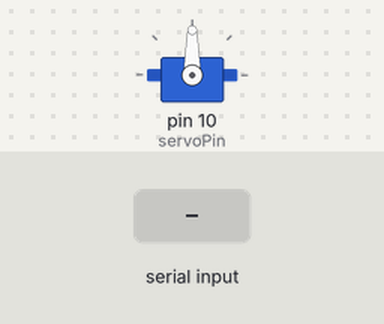
This sketch was run on a simulated Arduino Uno, built with avr-gcc and run on an emulated ATmega328P. On the bench: servo. Inputs (shaded band) come from the test bench. What the sketch prints to the serial monitor is not drawn.

Above: at 1.2 s.
1.3 s: "i" received over Serial
At 2.3 s:
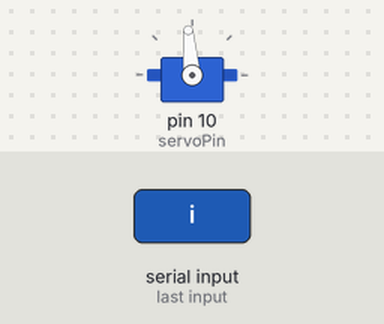
2.8 s: "i" received over Serial
At 3.5 s:
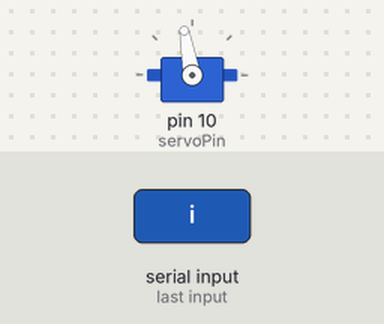
4.3 s: "d" received over Serial
At 4.6 s:
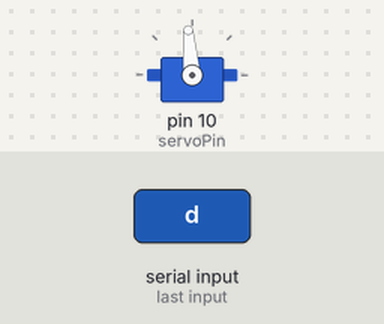
Timing chart, 0 to 7.3 s (numbered marks = the images above; inputs shaded):
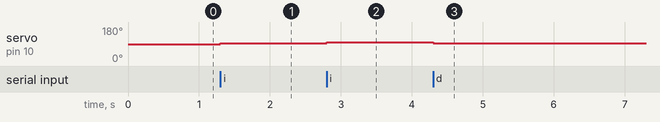

The sketch:

fork_lift_servo_test.ino
```cpp
#include <Servo.h>

// 서보모터 객체 생성
Servo myServo;

// 서보모터 제어 핀 정의
const int servoPin = 10;
int angle = 90;  // 서보모터 초기 각도 설정

// 설정 함수
void setup() {
  // 서보모터 핀 연결
  myServo.attach(servoPin);
  myServo.write(angle); // 초기 각도 설정
  // 시리얼 통신 시작
  Serial.begin(9600);
  Serial.println("서보모터 제어 시작: 'i' - 각도 증가, 'd' - 각도 감소, 's' - 정지");
}

// 메인 루프
void loop() {
  // 시리얼 입력 확인
  if (Serial.available() > 0) {
    char command = Serial.read();

    // 명령에 따른 동작 수행
    if (command == 'i') {
      // 각도 증가 (최대 180도)
      angle += 5;
      if (angle > 180) {
        angle = 180;
      }
      myServo.write(angle);
      Serial.print("각도 증가: ");
      Serial.println(angle);

    } else if (command == 'd') {
      // 각도 감소 (최소 0도)
      angle -= 5;
      if (angle < 0) {
        angle = 0;
      }
      myServo.write(angle);
      Serial.print("각도 감소: ");
      Serial.println(angle);

    } else if (command == 's') {
      // 서보모터 정지 (현재 각도 유지)
      myServo.write(angle);
      Serial.println("정지");
    }
  }
}
```

Measured:
- after the input at 1.3 s, servo on pin 10 (servoPin): 90° → 95° at once
- after the input at 2.8 s, servo on pin 10 (servoPin): 95° → 100° at once
- after the input at 4.3 s, servo on pin 10 (servoPin): 100° → 95° at once
